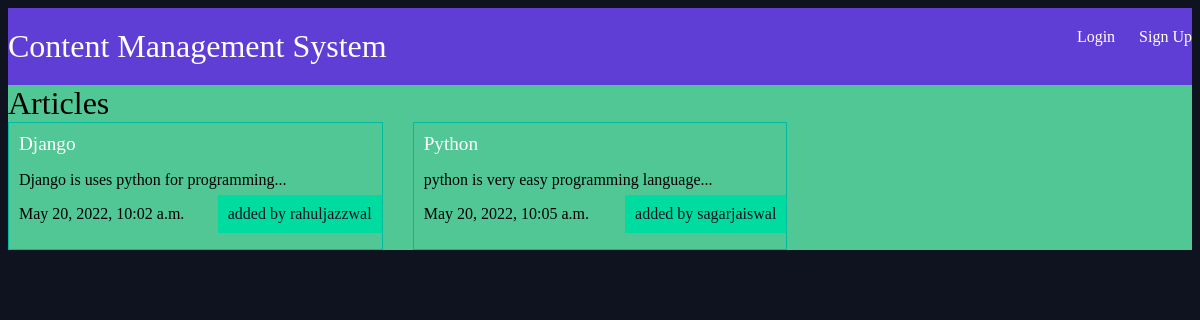
The app's page /articles/ with its own data.
### articles/models.py (models this page shows, shortened)
class Article(models.Model):
	title = models.CharField(max_length = 100)
	slug = models.SlugField()
	body = models.TextField()
	date = models.DateTimeField(auto_now_add = True)
	thumb = models.ImageField(default = 'default.png', blank = True)
	author = models.ForeignKey(User, default = None, on_delete = models.SET_DEFAULT)
	def snippet(self):
		return self.body[:50] + "..."

### articles/views.py (the view)
# urls.py: path('', views.article_list, name = 'list'),
def article_list(request):
	articles = Article.objects.all().order_by('date')
	return render(request, 'articles/article_list.html', {'articles': articles})

### articles/templates/articles/article_list.html
{%extends 'base_layout.html'%}
	{% block content %}
		<h1>Articles</h1>
		<div class="articles">
			{% for article in articles %}
				<div class="article">
					<h2><a href="{% url 'articles:detail' slug=article.slug %}">{{article.title}}</a></h2>
					<p>{{article.snippet}}</p>
					<p>{{article.date}}</p>
					<p class="author">added by {{article.author.username}}</p>
				</div>
			{% endfor %}
		</div>
	{% endblock %}

### assets/style.css (style rules this page uses)
body { background-color: #0f121f; color: #fff; }
body * { font-family: tahoma; }
h1, h2, h3, h4 { font-weight: normal; margin: 0 }
a, a:hover, a:visited { color: #fff; text-decoration: none; }
.articles { display:grid; grid-template-columns: 1fr 1fr 1fr; grid-gap: 30px; }
.article { padding:10px; border: 1px solid #00bda0; position: relative; }
.article h2 { font-size: 1.2em; }
.article .author { padding: 10px; background: #00dba0; position: absolute; right: 0; bottom: 0; color: #0f121f; }

### records on screen
Article: title "Django", snippet "Django is uses python for programming...", date "May 20, 2022, 10:02 a.m.", author.username "rahuljazzwal"
Article: title "Python", snippet "python is very easy programming language...", date "May 20, 2022, 10:05 a.m.", author.username "sagarjaiswal"
